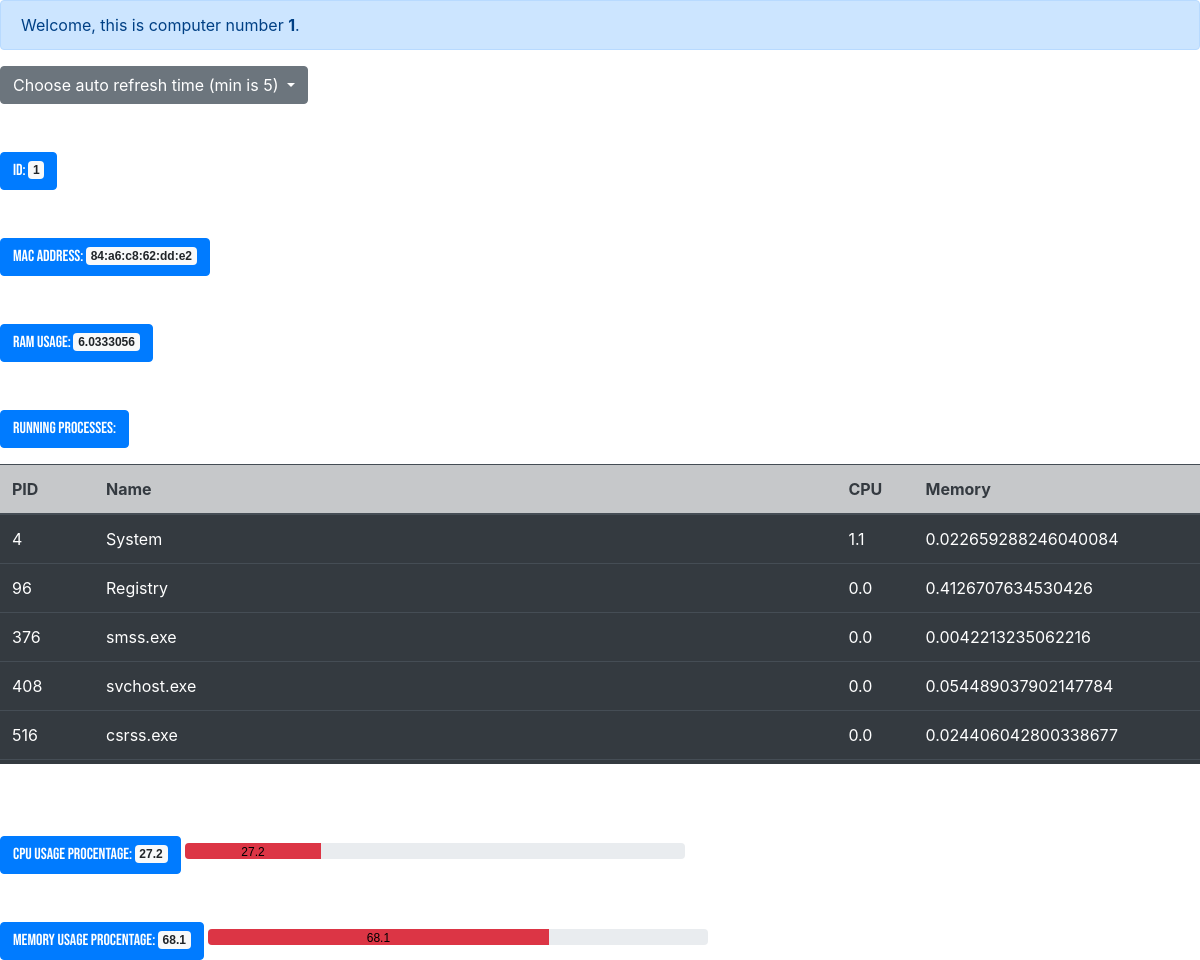
Before: /computers/1 with the older database file.
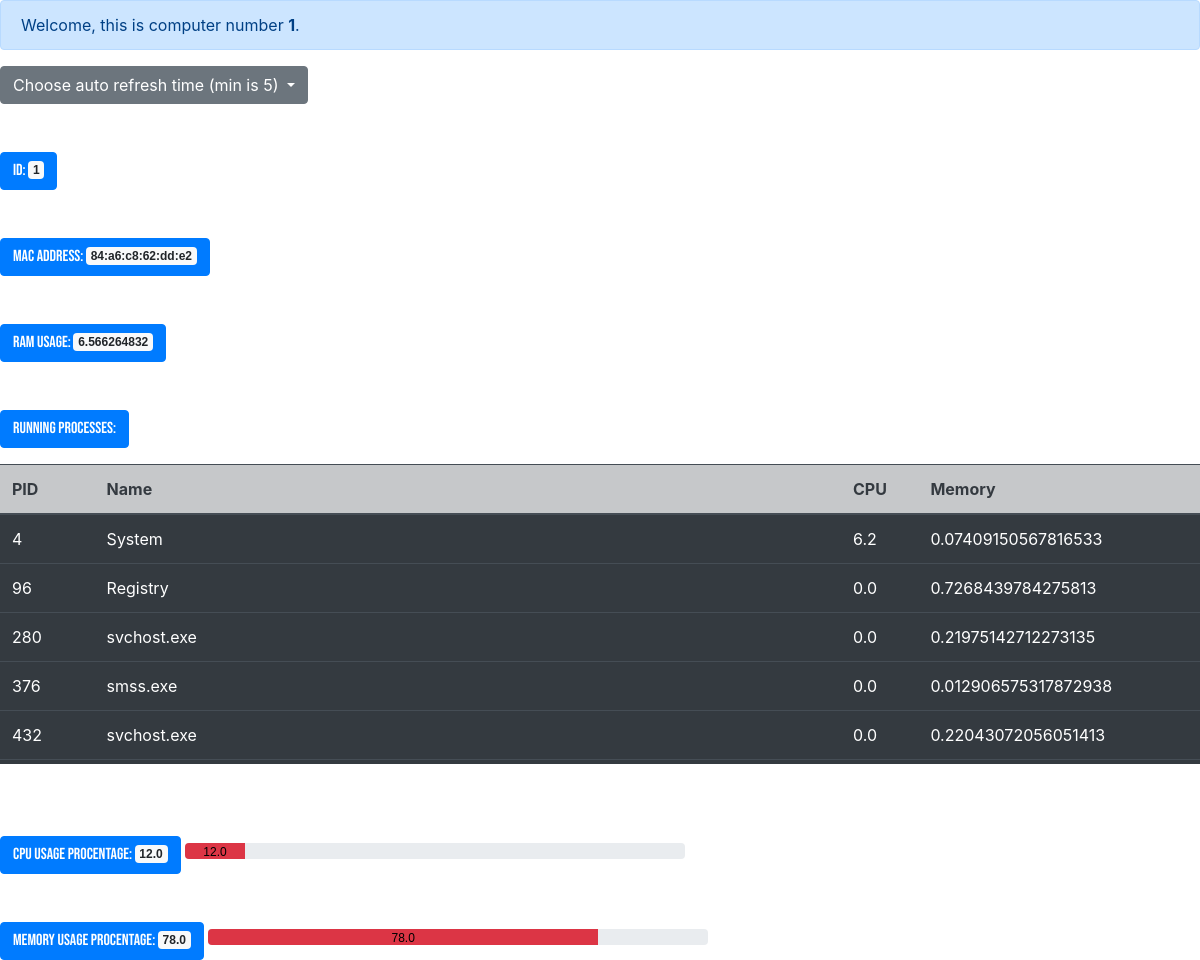
After: the same page with the newer database file.
### Server.py (models this page shows)
    class Todo(db.Model):
        id = db.Column(db.Integer, primary_key=True)
        mac_address = db.Column(db.TEXT)
        cpu_type = db.Column(db.TEXT)
        ram_usage = db.Column(db.FLOAT)
        running_processes = db.Column(db.TEXT)
        cpu_usage_procentage = db.Column(db.FLOAT)
        memory_usage_procentage = db.Column(db.FLOAT)
        task_status_pid = db.Column(db.TEXT)
        task_status_name = db.Column(db.TEXT)
        task_status_memory_percent = db.Column(db.TEXT)
        task_status_cpu_percent = db.Column(db.TEXT)

### Server.py (the view)
        @app.route('/computers/<int:id>', methods=['POST', 'GET'])
        def no_one_in_db(id):
            global js
            computer = Todo.query.get_or_404(id)
            if request.method == 'POST':
                js = request.get_json()
                for name, item in js.items():
                    if name == "CPU type:":
                        computer.cpu_type = item
                        db.session.commit()
                    if name == "Ram usage: ":
                        computer.ram_usage = item
                        db.session.commit()
                    if name == "running processes":
                        new_item = []
                        count = 0
                        pid = []
                        name = []
                        memory_percent = []
                        cpu_percent = []
                        f = item
                        for i in item:
                            if count == 0:
                                pass
                            else:
                                pid.append(str(i["pid"]))
                                name.append(str(i["name"]))
                                memory_percent.append(str(i["memory_percent"]))
                                cpu_percent.append(str(i["cpu_percent"]))
                            count = count + 1
                        dict_task = {
                            "task status pid":pid,
                            "task status name":name,
                            "task status cpu percent":cpu_percent,
                            "task status memory percent":memory_percent
                        }
                        dict_task_status_name = {
                            "name":name
                        }
                        dict_task_status_cpu_percent = {
                            "cpu percent":cpu_percent
                        }
                        dict_task_status_memory_percent = {
                            "memory percent":memory_percent
                        }
                        dict_task = json.dumps(dict_task)
                        computer.running_processes = dict_task
                        db.session.commit()
                    if name == "CPU usage procentage":
                        computer.cpu_usage_procentage = item
                        db.session.commit()
                    if name == "Memory usage procentage":
                        computer.memory_usage_procentage = item
                        db.session.commit()
                url = '/computers/' + str(id)
                return "" # if I want to send somethign to the client while he sends me all the data (after the client has the id ofcurse)
            else:
                running_processes = computer.running_processes
                running_processes = json.loads(running_processes)
                pid = running_processes["task status pid"]
                name = running_processes["task status name"]
                cpu_percent = running_processes["task status cpu percent"]
                memory_percent = running_processes["task status memory percent"]
                print(pid)
                return render_template('show_computer_data.html', computer=computer, timer=5000, pid=pid, name=name, cpu_percent=cpu_percent, memory_percent=memory_percent, zip=itertools.zip_longest) # if I want to send somethign to the client while he sends me all the data (after the client has the id ofcurse)

### templates/show_computer_data.html (shortened to what this page needs)
{% extends 'base.html' %}
{% block head%}
<link rel="stylesheet" type="text/css" href="{{ url_for('static', filename='css/show_computer_data.css') }}"/>
<link rel="stylesheet" href="https://stackpath.bootstrapcdn.com/bootstrap/4.4.1/css/bootstrap.min.css">
{% endblock %}
{% block body%}
<div id="content">
  <div type="button" class="alert alert-primary alert-dismissible fade show" data-dismiss="alert">
      Welcome, this is computer number <strong>{{computer.id}}</strong>.
    </div>
  </div>
  <div class="dropdown">
    <button class="btn btn-secondary dropdown-toggle menu" type="button" id="dropdownMenuButton" data-toggle="dropdown" aria-haspopup="true" aria-expanded="false">
      Choose auto refresh time (min is 5)
    </button>
  </div>
    <br>
    <br>
    <br>
    <div class="boxes">
      <button type="button" class="btn btn-primary" id="box">
          id:  <span class="badge badge-light">{{computer.id}}</span>
        </button>
      <br>
      <br>
      <br>
      <button type="button" class="btn btn-primary">
          mac address:  <span class="badge badge-light">{{computer.mac_address}}</span>
        </button>
      <br>
      <br>
      <br>
      <button type="button" class="btn btn-primary">
          ram usage:  <span class="badge badge-light">{{computer.ram_usage}}</span>
        </button>
      <br>
      <br>
      <br>
      <p class="btn btn-primary">running processes: </p>
      <div class="table-wrapper-scroll-y my-custom-scrollbar">
        <table class="table table-dark table-hover">
          <thead>
            <tr class="table-dark text-dark">
              <th scope="col">PID</th>
              <th scope="col">Name</th>
              <th scope="col">CPU</th>
              <th scope="col">Memory</th>
            </tr>
          </thead>
          <tbody>
            {% for (s_pid, s_name, s_cpu_percent, s_memory_percent) in zip(pid, name, cpu_percent, memory_percent)%}
            <tr>
              <td class="task-pid">{{s_pid}}</td>
              <td class="task-name">{{s_name}}</td>
              <td class="task-cpu-percent">{{s_cpu_percent}}</td>
              <td class="task-memory-percent">{{s_memory_percent}}</td>
            </tr>
          {% endfor %}
          </tbody>
        </table>
      </div>
      <br>
      <br>
      <br>
      <button type="button" class="btn btn-primary text-nowrap">
          cpu usage procentage:  <span class="badge badge-light live text-nowrap" id ="cpu">{{computer.cpu_usage_procentage}}</span>
        </button>
      <div class="progress">
        <div id="cpu-progress" class="progress-bar bg-info" style="width: {{computer.cpu_usage_procentage}}%" role="progressbar" aria-valuenow="{{computer.cpu_usage_procentage}}" aria-valuemin="0" aria-valuemax="100">{{computer.cpu_usage_procentage}}</div>
      </div>
      <br>
      <br>
      <br>
      <button type="button" class="btn btn-primary">
          memory usage procentage:  <span class="badge badge-light live" id="memory">{{computer.memory_usage_procentage}}</span>
      </button>
      <div class="progress">
        <div id="memory-progress" class="progress-bar bg-info" role="progressbar" style="width: {{computer.memory_usage_procentage}}%" aria-valuenow="{{computer.memory_usage_procentage}}" aria-valuemin="0" aria-valuemax="100">{{computer.memory_usage_procentage}}</div>
      </div>
  </div>
{% endblock %}

### templates/base.html (shortened to what this page needs)
<!DOCTYPE html>
<html lang="en">
<html>
<head>
    {% block head%}{% endblock %}
</head>
<body>
    {% block body%}{% endblock %}
</body>
</html>

### static/css/show_computer_data.css (style rules this page uses)
body { align-items: center; font-family: 'Montserrat', sans-serif; height: 100vh; justify-content: center; }
.dropdown { position: relative; display: inline-block; }

Changed rows visible on the page:
changed Todo "84:a6:c8:62:dd:e2": ram_usage "6.0333056" → "6.566264832"; cpu_usage_procentage "27.2" → "12.0"; memory_usage_procentage "68.1" → "78.0"
Other visible differences:
new list line: "4 System 6.2 0.07409150567816533"
new list line: "96 Registry 0.0 0.7268439784275813"
new list line: "280 svchost.exe 0.0 0.21975142712273135"
new list line: "376 smss.exe 0.0 0.012906575317872938"
new list line: "432 svchost.exe 0.0 0.22043072056051413"
list line gone: "4 System 1.1 0.022659288246040084"
list line gone: "96 Registry 0.0 0.4126707634530426"
list line gone: "376 smss.exe 0.0 0.0042213235062216"
list line gone: "408 svchost.exe 0.0 0.054489037902147784"
list line gone: "516 csrss.exe 0.0 0.024406042800338677"
